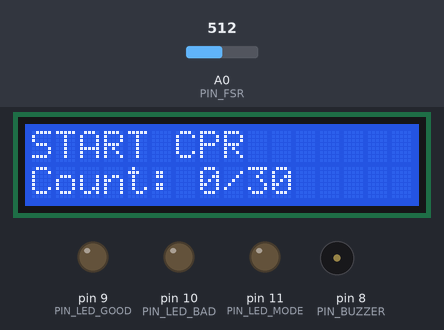
Bench run of a sketch on a simulated Arduino Uno, built with avr-gcc and run on an emulated ATmega328P. Shown: 16×2 character LCD, output pins drawn as LEDs (lit = HIGH), buzzer (waves = sounding). The inputs (shaded band) are chosen by the test bench; at power-on: A0 (PIN_FSR) = 512.

Above: at 2.93 s.
3.4 s: A0 (PIN_FSR) set to 54
6.4 s: A0 (PIN_FSR) set to 45
At 6.75 s:
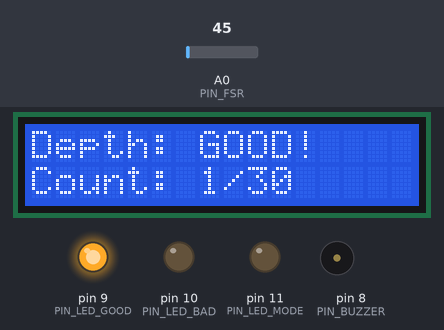
8.4 s: A0 (PIN_FSR) set to 136
9.9 s: A0 (PIN_FSR) set to 157
At 10.56 s:
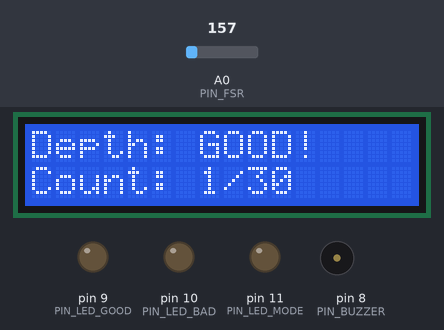
12.3 s: A0 (PIN_FSR) set to 40
At 12.74 s:
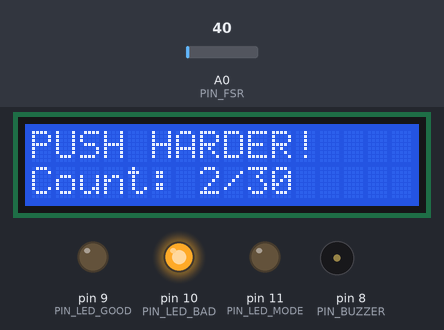
Timing chart, 0 to 15.4 s (numbered marks = the images above; inputs shaded):
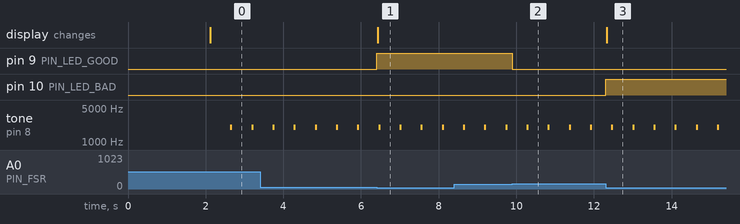

Measured:
- the behaviour switches between 50 and 49 on A0 (PIN_FSR) (found by bisection; images 0 and 1)
- the behaviour switches between 150 and 151 on A0 (PIN_FSR) (found by bisection; images 1 and 2)
- after the input at 6.4 s, pin 9 (PIN_LED_GOOD): LOW → HIGH at once; the display: changes at once (image 1)
- after the input at 9.9 s, pin 9 (PIN_LED_GOOD): HIGH → LOW at once
- after the input at 12.3 s, pin 10 (PIN_LED_BAD): LOW → HIGH at once; the display: changes at once (image 3)
- by itself, tone on pin 8 (PIN_BUZZER): alternates 2000 Hz for 0.05 s and silent for 0.49 s

The sketch:

code.ino
```cpp
/*
 * Arduino CPR Feedback Training Module
 * ------------------------------------
 * A low-cost, real-time feedback system for CPR training.
 * Features:
 * - Real-time compression depth analysis via FSR.
 * - Metronome (110 BPM).
 * - Visual feedback (LEDs + LCD).
 * - Auto-sleep mode for power saving.
 *
 * Hardware:
 * - Arduino Uno
 * - FSR 402 Sensor (Pin A0) + 10k Resistor
 * - I2C LCD 16x2 (SDA=A4, SCL=A5)
 * - Green LED (Pin 9), Red LED (Pin 10), Mode LED (Pin 11)
 * - Active Buzzer (Pin 8)
 *
 * Library Required: LiquidCrystal I2C by Frank de Brabander
 */

#include <Wire.h>
#include <LiquidCrystal_I2C.h>

// --- PIN DEFINITIONS ---
const int PIN_FSR = A0;       // Force Sensitive Resistor
const int PIN_BUZZER = 8;     // Active Buzzer
const int PIN_LED_GOOD = 9;   // Green LED (Correct Depth)
const int PIN_LED_BAD = 10;   // Red LED (Incorrect Depth)
const int PIN_LED_MODE = 11;  // Blue/Yellow LED (Breath Mode)

// --- LCD CONFIGURATION ---
// Address is usually 0x27 or 0x3F.
LiquidCrystal_I2C lcd(0x27, 16, 2);

// --- CPR GUIDELINE CONSTANTS (AHA) ---
const int TARGET_BPM = 110;
const long METRONOME_INTERVAL = 60000 / TARGET_BPM;
const int COMPRESSIONS_PER_CYCLE = 30;
const int BREATH_PAUSE_DURATION = 5000; // 5 Seconds for 2 breaths

// --- POWER SAVING SETTINGS ---
const unsigned long TIMEOUT_MS = 120000; // 2 Minutes
unsigned long lastActivityTime = 0;

// --- SENSOR CALIBRATION ---
// Adjust these values based on your specific FSR and surface
const int THRESHOLD_MIN_PRESSURE = 150; // Detects "touch"
const int THRESHOLD_GOOD_MIN = 400;     // Minimum "Good" depth
const int THRESHOLD_GOOD_MAX = 980;     // Maximum "Good" depth (limits "Too Hard")
const int THRESHOLD_RECOIL = 50;        // Ensures full release

// --- GLOBAL VARIABLES ---
unsigned long lastBeatTime = 0;
unsigned long stateStartTime = 0;
int compressionCount = 0;
int fsrValue = 0;
int maxPressureInStroke = 0;

// State Machine
enum State {
  STATE_COMPRESSION_DOWN,
  STATE_COMPRESSION_UP,
  STATE_BREATH_PAUSE,
  STATE_SLEEP
};
State currentState = STATE_COMPRESSION_UP;

void setup() {
  Serial.begin(9600);

  // Initialize Pins
  pinMode(PIN_LED_GOOD, OUTPUT);
  pinMode(PIN_LED_BAD, OUTPUT);
  pinMode(PIN_LED_MODE, OUTPUT);
  pinMode(PIN_BUZZER, OUTPUT);

  // Initialize LCD
  lcd.init();
  lcd.backlight();

  // Startup Sequence
  lcd.setCursor(0, 0);
  lcd.print("CPR TRAINER v1.2");
  lcd.setCursor(0, 1);
  lcd.print("Initializing...");
  delay(2000);

  resetSystem(); // Enters the main loop state
}

void loop() {
  unsigned long currentMillis = millis();
  fsrValue = analogRead(PIN_FSR);

  // --- ACTIVITY MONITOR ---
  // Reset sleep timer if user is interacting
  if (fsrValue > THRESHOLD_MIN_PRESSURE) {
    lastActivityTime = currentMillis;
  }

  // Check for Timeout
  if (currentState != STATE_SLEEP && (currentMillis - lastActivityTime > TIMEOUT_MS)) {
    goToSleep();
  }

  // --- STATE MACHINE ---
  switch (currentState) {

    // STATE 0: SLEEP MODE
    case STATE_SLEEP:
      // Wake up on pressure
      if (fsrValue > THRESHOLD_MIN_PRESSURE) {
        wakeUp();
      }
      break;

    // STATE 1: WAITING FOR COMPRESSION (UP)
    case STATE_COMPRESSION_UP:
      runMetronome(currentMillis);

      if (fsrValue > THRESHOLD_MIN_PRESSURE) {
        // Clear previous LEDs
        digitalWrite(PIN_LED_GOOD, LOW);
        digitalWrite(PIN_LED_BAD, LOW);

        currentState = STATE_COMPRESSION_DOWN;
        maxPressureInStroke = fsrValue;
      }
      break;

    // STATE 2: COMPRESSION IN PROGRESS (DOWN)
    case STATE_COMPRESSION_DOWN:
      runMetronome(currentMillis);

      // Track Peak Pressure
      if (fsrValue > maxPressureInStroke) maxPressureInStroke = fsrValue;

      // Detect Recoil (Release)
      if (fsrValue < THRESHOLD_RECOIL) {
        analyzeCompression(maxPressureInStroke);
        compressionCount++;
        updateScreenCount();

        // Check for Cycle Completion (30 pushes)
        if (compressionCount >= COMPRESSIONS_PER_CYCLE) {
          startBreathPause(currentMillis);
        } else {
          currentState = STATE_COMPRESSION_UP;
        }
      }
      break;

    // STATE 3: RESCUE BREATH PAUSE
    case STATE_BREATH_PAUSE:
      digitalWrite(PIN_LED_MODE, HIGH);

      // Countdown Display
      int timeLeft = (BREATH_PAUSE_DURATION - (currentMillis - stateStartTime)) / 1000;
      lcd.setCursor(10, 1);
      lcd.print(timeLeft); lcd.print("s ");

      if (currentMillis - stateStartTime >= BREATH_PAUSE_DURATION) {
        compressionCount = 0;
        digitalWrite(PIN_LED_MODE, LOW);

        // Resume Message
        lcd.clear();
        lcd.print("RESUME CPR!");
        delay(500);
        updateScreenCount();

        // Audio Cue
        tone(PIN_BUZZER, 1000, 500);

        currentState = STATE_COMPRESSION_UP;
        lastBeatTime = currentMillis;
      }
      break;
  }
}

// --- HELPER FUNCTIONS ---

void runMetronome(unsigned long currentMillis) {
  if (currentState != STATE_BREATH_PAUSE) {
    if (currentMillis - lastBeatTime >= METRONOME_INTERVAL) {
      lastBeatTime = currentMillis;
      tone(PIN_BUZZER, 2000, 50); // High pitch beep
    }
  }
}

void goToSleep() {
  currentState = STATE_SLEEP;
  lcd.noBacklight();
  lcd.clear();
  lcd.print("Sleeping...");
  delay(1000);
  lcd.noDisplay();

  digitalWrite(PIN_LED_GOOD, LOW);
  digitalWrite(PIN_LED_BAD, LOW);
  digitalWrite(PIN_LED_MODE, LOW);
  noTone(PIN_BUZZER);
}

void wakeUp() {
  lcd.display();
  lcd.backlight();
  lcd.clear();
  lcd.print("Waking up...");
  delay(1000);
  resetSystem();
}

void resetSystem() {
  currentState = STATE_COMPRESSION_UP;
  lastActivityTime = millis();
  lastBeatTime = millis();
  compressionCount = 0;

  lcd.clear();
  lcd.setCursor(0, 0);
  lcd.print("START CPR");
  updateScreenCount();
}

void analyzeCompression(int peakValue) {
  lcd.setCursor(0, 0);

  if (peakValue >= THRESHOLD_GOOD_MIN && peakValue <= THRESHOLD_GOOD_MAX) {
    digitalWrite(PIN_LED_GOOD, HIGH);
    lcd.print("Depth: GOOD!    ");
  } else if (peakValue < THRESHOLD_GOOD_MIN) {
    digitalWrite(PIN_LED_BAD, HIGH);
    lcd.print("PUSH HARDER!    ");
  } else {
    digitalWrite(PIN_LED_BAD, HIGH);
    lcd.print("TOO HARD!       ");
  }
}

void updateScreenCount() {
  lcd.setCursor(0, 1);
  lcd.print("Count: ");
  lcd.print(compressionCount);
  lcd.print("/30  ");
}

void startBreathPause(unsigned long startTime) {
  currentState = STATE_BREATH_PAUSE;
  stateStartTime = startTime;

  lcd.clear();
  lcd.setCursor(0, 0);
  lcd.print("STOP! BREATHS");
  lcd.setCursor(0, 1);
  lcd.print("Resume in: 5s");

  // Audio Cue for Breaths
  tone(PIN_BUZZER, 1500, 100); delay(150); tone(PIN_BUZZER, 1500, 100);
}
```
